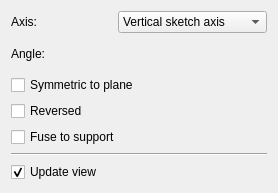
<?xml version="1.0" encoding="UTF-8"?>
<ui version="4.0">
 <class>PartDesignGui::TaskRevolutionParameters</class>
 <widget class="QWidget" name="PartDesignGui::TaskRevolutionParameters">
  <property name="geometry">
   <rect>
    <x>0</x>
    <y>0</y>
    <width>278</width>
    <height>193</height>
   </rect>
  </property>
  <property name="windowTitle">
   <string>Form</string>
  </property>
  <layout class="QVBoxLayout" name="verticalLayout">
   <item>
    <layout class="QHBoxLayout" name="horizontalLayout">
     <item>
      <widget class="QLabel" name="textLabel1">
       <property name="text">
        <string>Axis:</string>
       </property>
      </widget>
     </item>
     <item>
      <widget class="QComboBox" name="axis">
       <item>
        <property name="text">
         <string>Vertical sketch axis</string>
        </property>
       </item>
       <item>
        <property name="text">
         <string>Horizontal sketch axis</string>
        </property>
       </item>
      </widget>
     </item>
    </layout>
   </item>
   <item>
    <layout class="QHBoxLayout" name="horizontalLayout_3">
     <item>
      <widget class="QLabel" name="label">
       <property name="text">
        <string>Angle:</string>
       </property>
      </widget>
     </item>
     <item>
      <widget class="Gui::QuantitySpinBox" name="revolveAngle" native="true">
       <property name="unit" stdset="0">
        <string notr="true">deg</string>
       </property>
       <property name="minimum" stdset="0">
        <double>0.000000000000000</double>
       </property>
       <property name="maximum" stdset="0">
        <double>360.000000000000000</double>
       </property>
       <property name="singleStep" stdset="0">
        <double>10.000000000000000</double>
       </property>
       <property name="value" stdset="0">
        <double>360.000000000000000</double>
       </property>
      </widget>
     </item>
    </layout>
   </item>
   <item>
    <widget class="QCheckBox" name="checkBoxMidplane">
     <property name="enabled">
      <bool>true</bool>
     </property>
     <property name="text">
      <string>Symmetric to plane</string>
     </property>
    </widget>
   </item>
   <item>
    <widget class="QCheckBox" name="checkBoxReversed">
     <property name="text">
      <string>Reversed</string>
     </property>
    </widget>
   </item>
   <item>
    <widget class="QCheckBox" name="checkBoxFuseToSupport">
     <property name="text">
      <string>Fuse to support</string>
     </property>
    </widget>
   </item>
   <item>
    <widget class="Line" name="line">
     <property name="orientation">
      <enum>Qt::Horizontal</enum>
     </property>
    </widget>
   </item>
   <item>
    <widget class="QCheckBox" name="checkBoxUpdateView">
     <property name="text">
      <string>Update view</string>
     </property>
     <property name="checked">
      <bool>true</bool>
     </property>
    </widget>
   </item>
  </layout>
 </widget>
 <customwidgets>
  <customwidget>
   <class>Gui::QuantitySpinBox</class>
   <extends>QWidget</extends>
   <header>Gui/QuantitySpinBox.h</header>
  </customwidget>
 </customwidgets>
 <resources/>
 <connections/>
</ui>
